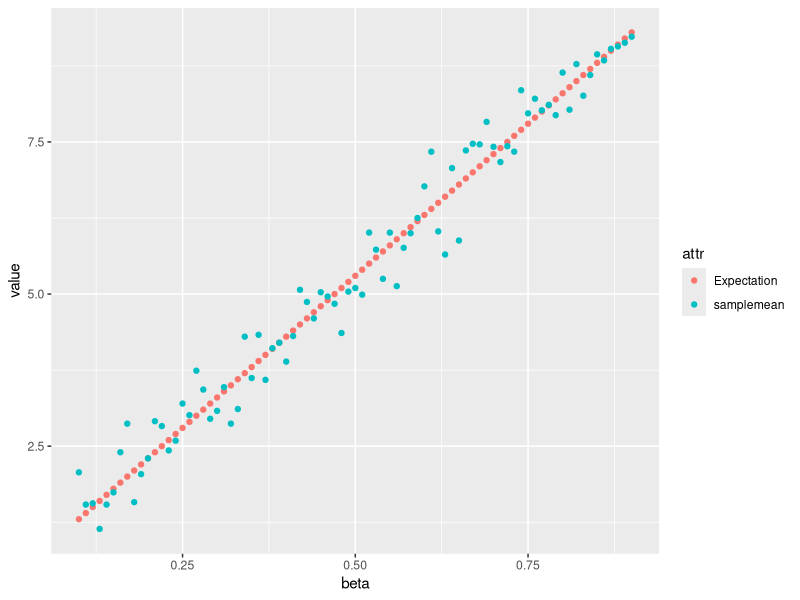
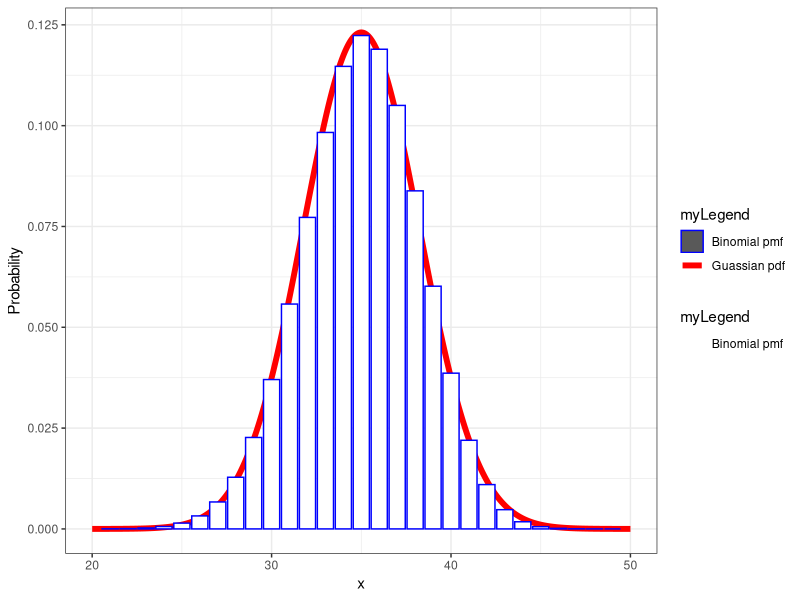
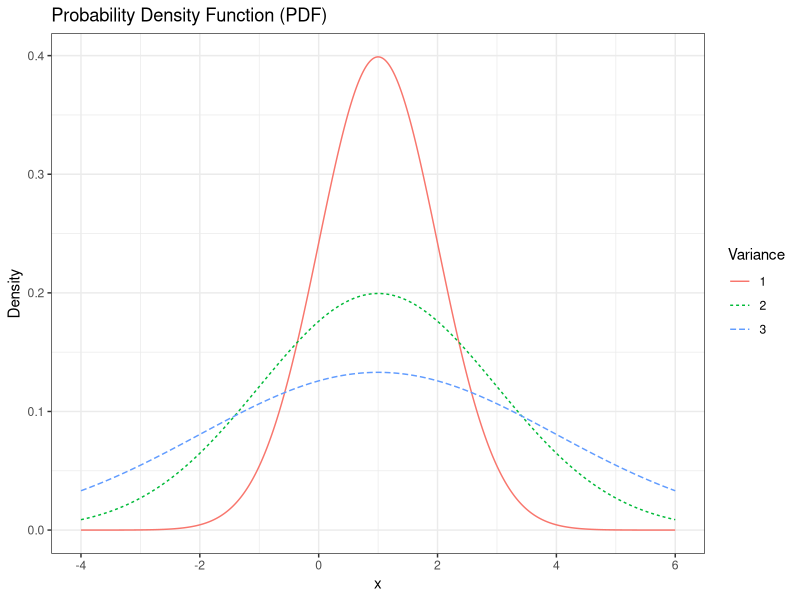
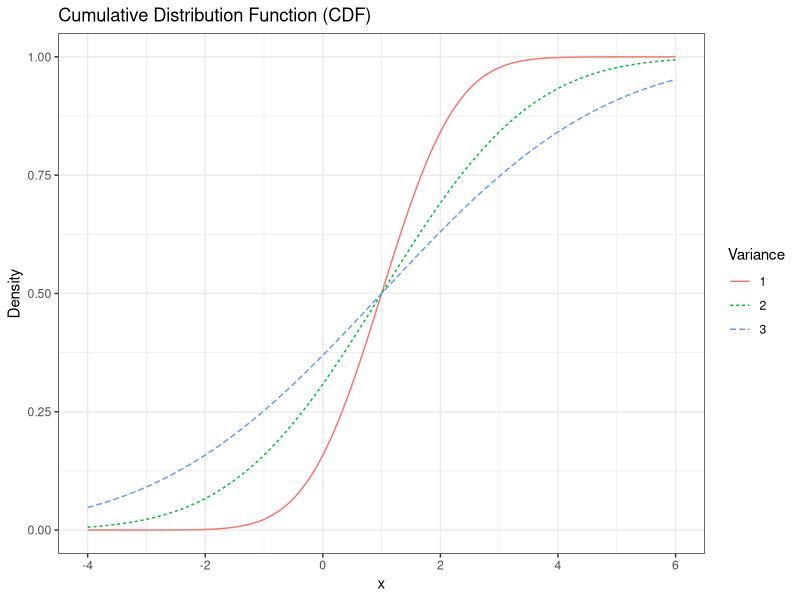
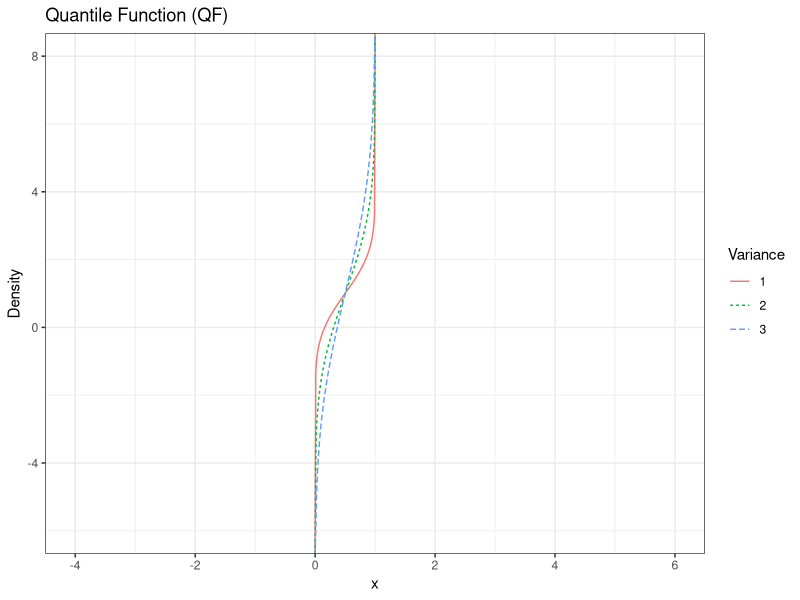
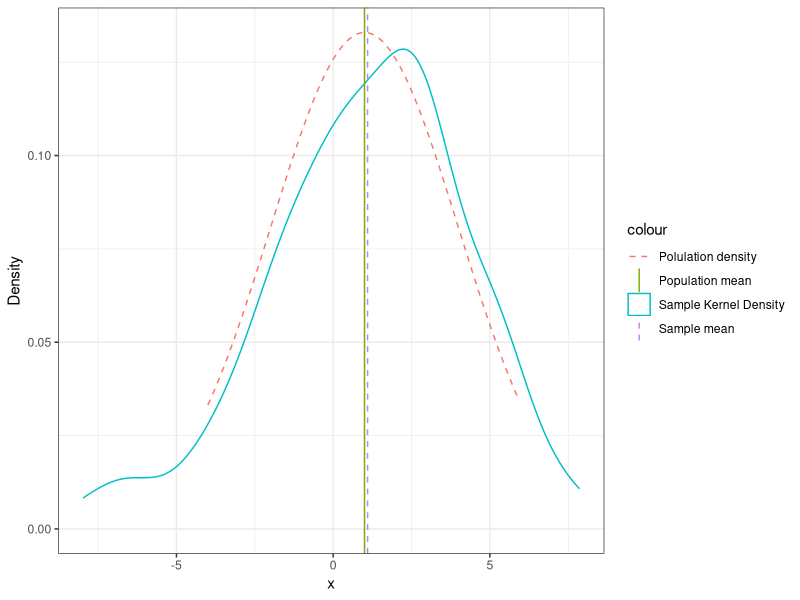
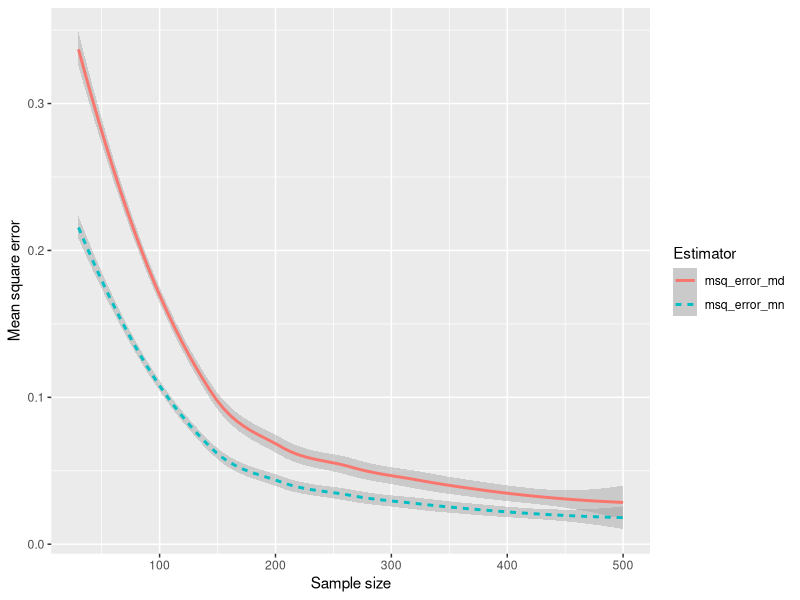

Recreate these plots in R, in order.
## ---- chunk 1
knitr::opts_chunk$set(echo = TRUE, warning = FALSE)
library(tidyverse)
## ---- chunk 2
set.seed(0) 
n <- 1000 
sample_X <- data.frame(U = runif(n)) %>% 
  mutate(X = case_when((0 <= U) & (U < 0.25) ~ 3, 
                      (0.25 <= U) & (U < 0.5) ~ 10, 
                      (0.5 <= U) & (U <= 1) ~ 0)) %>% 
  pull(X)

head(sample_X)
## ---- chunk 3
table(sample_X)
## ---- chunk 4
sample_x_0310 <- function(alpha, beta, n) {
  df <- data.frame(U = runif(n)) %>%
    mutate(X = case_when((0 <= U) & (U < alpha) ~ 3,
                         (alpha <= U) & (U < (alpha + beta)) ~ 10,
                         ((alpha + beta) <= U) & (U <= 1) ~ 0)) %>%
    pull(X)
  return(df)
}
## ---- chunk 5
df <- sample_x_0310(1/2, 1/10, 10000)
head(df)
## ---- chunk 6
mean(df)
## ---- chunk 7
vals <- c(3, 10, 0)
probs <- c(1/2, 1/10, 2/5)

Ex <- weighted.mean(vals, probs)
Ex
## ---- chunk 8
var(df)
## ---- chunk 9
Vx <- sum(((vals - Ex) ^ 2) * probs)
Vx
## ---- chunk 10
temp <- data.frame(beta = seq(1/10, 9/10, 0.01))



myData <- temp %>%
  mutate(sample_x = map(.x = beta, ~sample_x_0310(1/10, .x, 100)),
         samplemean = map_dbl(.x = sample_x, ~mean(.x)))
newEx <- c()
for (i in myData$beta) {
  vals <- c(3, 10, 0)
  probs <- c(1/10, i, 1 - (0.1 + i))
  Ex <- weighted.mean(vals, probs)
  newEx <- c(newEx, Ex)
}

myData <- myData %>%
  mutate(Expectation = newEx)
## ---- chunk 11
d <- gather(myData, key = "attr", value = "value", Expectation, samplemean)

ggplot(d, aes(x = beta, y = value, color = attr)) +
  geom_point()
## ---- chunk 12
my_cdf_exp <- function(x, lambda) {
  if (x < 0) {
    return(0)
  } else {
    val = 1 - exp(-lambda * x)
    return(val)
  }
}

lambda <- 1/2 
map_dbl(.x=seq(-1, 4), .f = ~my_cdf_exp(x =.x, lambda = lambda))
## ---- chunk 13
test_inputs <- seq(-1, 10, 0.1) 
my_cdf_output <- map_dbl(.x = test_inputs, .f = ~my_cdf_exp(x = .x, lambda = lambda)) 
inbuilt_cdf_output <- map_dbl(.x = test_inputs, .f = ~pexp(q = .x, rate = lambda))
all.equal(my_cdf_output, inbuilt_cdf_output)
## ---- chunk 14
my_quantile_exp <- function(p, lambda) {
  ans = -log(1 - p) / lambda
  return(ans)
}

lambda <- 1/2 
map_dbl(.x=seq(0.01, 0.99, 0.2), .f=~my_cdf_exp(x=.x,lambda=lambda))
## ---- chunk 15
test_inputs <- seq(0.01, 0.99, 0.2) 
my_quantile_output <- map_dbl(.x = test_inputs, .f = ~my_quantile_exp(p =.x, lambda = lambda)) 
inbuilt_quantile_output <- map_dbl(.x = test_inputs, .f = ~qexp(p = .x, rate = lambda))
all.equal(my_quantile_output, inbuilt_quantile_output)

## ---- chunk 16
pmf <- c()
x <- seq(0, 50, 1)

for (i in x) {
  binom_temp <- dbinom(i, size = 50, prob = 7/10)
  pmf <- c(pmf, binom_temp)
}

binom_df <- data.frame(x, pmf)
head(binom_df)
## ---- chunk 17
x <- seq(0, 50, 0.01)
pdf <- c()

for(i in  x) {
  dnorm_temp <- dnorm(i, mean = (50 * 0.7), sd = sqrt(50 * 0.7 * (1 - 0.7)))
  pdf <- c(pdf, dnorm_temp)
}

guassian_df <- data.frame(x, pdf)
head(guassian_df)
## ---- chunk 18
colors <- c("Guassian pdf" = "red", "Binomial pmf" = "blue")
fill <- c("Guassian pdf" = "white", "Binomial pmf" = "white")

ggplot() + labs(x = "x", y = "Probability") + theme_bw() +
  geom_line(data = guassian_df, aes(x, y = pdf, color = "Guassian pdf"), size = 2) +
  geom_col(data = binom_df, aes(x = x, y = pmf, color = "Binomial pmf", fill = "Binomial pmf")) +
  scale_color_manual(name = "myLegend", values = colors) +
  scale_fill_manual(name = "myLegend", values = fill) +
  xlim(c(20, 50))
## ---- chunk 19
x <- seq(-4, 6, 0.01)
pdf1 <- c()
pdf2 <- c()
pdf3 <- c()


for (i in x) {
  dnorm_temp1 <- dnorm(i, mean = 1, sd = 1)
  pdf1 <- c(pdf1, dnorm_temp1)
  
  dnorm_temp2 <- dnorm(i, mean = 1, sd = 2)
  pdf2 <- c(pdf2, dnorm_temp2)
  
  dnorm_temp3 <- dnorm(i, mean = 1, sd = 3)
  pdf3 <- c(pdf3, dnorm_temp3)
}
df <- data.frame(x, pdf1, pdf2, pdf3)

colnames(df) <- c("x", "1", "2", "3")

d <- df %>%
  pivot_longer(c(`1`, `2`, `3`), names_to = "Variance", values_to = "Density")
head(d)

ggplot(d, aes(x = x, y = Density, color = Variance, linetype = Variance)) +
  geom_line() +
  theme_bw() +
  labs(title = "Probability Density Function (PDF)")
## ---- chunk 20
x <- seq(-4, 6, 0.01)

cdf1 <- c()
cdf2 <- c()
cdf3 <- c()


for (i in x) {
  pnorm_temp1 <- pnorm(i, mean = 1, sd = 1)
  cdf1 <- c(cdf1, pnorm_temp1)
  
  pnorm_temp2 <- pnorm(i, mean = 1, sd = 2)
  cdf2 <- c(cdf2, pnorm_temp2)
  
  pnorm_temp3 <- pnorm(i, mean = 1, sd = 3)
  cdf3 <- c(cdf3, pnorm_temp3)
}
df <- data.frame(x, cdf1, cdf2, cdf3)

colnames(df) <- c("x", "1", "2", "3")

d <- df %>%
  pivot_longer(c(`1`, `2`, `3`), names_to = "Variance", values_to = "Density")
head(d)

ggplot(d, aes(x = x, y = Density, color = Variance, linetype = Variance)) +
  geom_line() +
  theme_bw() +
  labs(title = "Cumulative Distribution Function (CDF)")
## ---- chunk 21
x <- seq(-4, 6, 0.01)

qdf1 <- c()
qdf2 <- c()
qdf3 <- c()


for (i in x) {
  qnorm_temp1 <- qnorm(i, mean = 1, sd = 1)
  qdf1 <- c(qdf1, qnorm_temp1)
  
  qnorm_temp2 <- qnorm(i, mean = 1, sd = 2)
  qdf2 <- c(qdf2, qnorm_temp2)
  
  qnorm_temp3 <- qnorm(i, mean = 1, sd = 3)
  qdf3 <- c(qdf3, qnorm_temp3)
}
df <- data.frame(x, qdf1, qdf2, qdf3)

colnames(df) <- c("x", "1", "2", "3")

d <- df %>%
  pivot_longer(c(`1`, `2`, `3`), names_to = "Variance", values_to = "Density")
head(d)

ggplot(d, aes(x = x, y = Density, color = Variance, linetype = Variance)) +
  geom_line() +
  theme_bw() +
  labs(title = "Quantile Function (QF)")
## ---- chunk 22
set.seed(42)
standardGaussianSample <- rnorm(100, 0, 1)
head(standardGaussianSample)
## ---- chunk 23
# Alpha = 3 and Beta = 1
mean1Var3GaussianSampleA <- (3 * standardGaussianSample) + 1
head(mean1Var3GaussianSampleA)
## ---- chunk 24
set.seed(42)
mean1Var3GaussianSampleB <- rnorm(100, 1, 3)
head(mean1Var3GaussianSampleB)
## ---- chunk 25
all.equal(mean1Var3GaussianSampleA, mean1Var3GaussianSampleB)
## ---- chunk 26
x <- seq(-4, 5.99, 0.1)
pdf <- c()
for (i in x) {
  dnorm_t <- dnorm(i, mean = 1, sd = 3)
  pdf <- c(pdf, dnorm_t)
}

dfMean1Var3 <- data.frame(x, mean1Var3GaussianSampleA, pdf)
head(dfMean1Var3)

colors <- c("Polulation density" = "red", "Sample mean" = "green", "Sample Kernel Density" = "blue", "Population mean" = "purple") 
fill<-c("Gaussianpdf" = "white", "Binomialpmf" = "white")


ggplot(dfMean1Var3, aes(mean1Var3GaussianSampleA)) +
  geom_density(aes(color = "Sample Kernel Density")) +
  geom_line(aes(x = x, y = pdf, color = "Polulation density"), linetype = 2) +
  geom_vline(aes(xintercept = mean(mean1Var3GaussianSampleA), color = "Sample mean"), linetype = 2) +
  geom_vline(aes(xintercept = 1, color = "Population mean")) +
  xlab("x") + ylab("Density") +
  theme_bw()
## ---- chunk 27
set.seed(0)
num_trials_per_sample_size <- 1000
min_sample_size <- 30
max_sample_size <- 500
sample_size_inc <- 5
mu_0 <- 1
sigma_0 <- 3

simulation_df <- crossing(trial = seq(num_trials_per_sample_size),
                          sample_size = seq(min_sample_size, max_sample_size, sample_size_inc)) %>%
  mutate(simulation = pmap(.l = list(trial, sample_size),
                           .f = ~rnorm(.y, mean = mu_0, sd = sigma_0))) %>%
  mutate(sample_md = map_dbl(.x = simulation, .f = median))  %>%
  group_by(sample_size) %>%
  summarise(msq_error_md = mean((sample_md - mu_0) ^ 2))
## ---- chunk 28
set.seed(0)
num_trials_per_sample_size <- 1000
min_sample_size <- 30
max_sample_size <- 500
sample_size_inc <- 5
mu_0 <- 1
sigma_0 <- 3

simulation_df2 <- crossing(trial = seq(num_trials_per_sample_size),
                          sample_size = seq(min_sample_size, max_sample_size, sample_size_inc)) %>%
  mutate(simulation = pmap(.l = list(trial, sample_size),
                           .f = ~rnorm(.y, mean = mu_0, sd = sigma_0))) %>%
  mutate(sample_md = map_dbl(.x = simulation, .f = median),
         sample_mn = map_dbl(.x = simulation, .f = mean))  %>%
  group_by(sample_size) %>%
  summarise(msq_error_md = mean((sample_md - mu_0) ^ 2),
            msq_error_mn = mean((sample_mn - mu_0) ^ 2))
## ---- chunk 29
d <- simulation_df2 %>% 
  pivot_longer(!sample_size, names_to = "Estimator", values_to = "Mean square error")

ggplot(d, aes(x = sample_size, y = `Mean square error`, color = Estimator, linetype = Estimator)) +
  geom_smooth() +
  xlab("Sample size")
